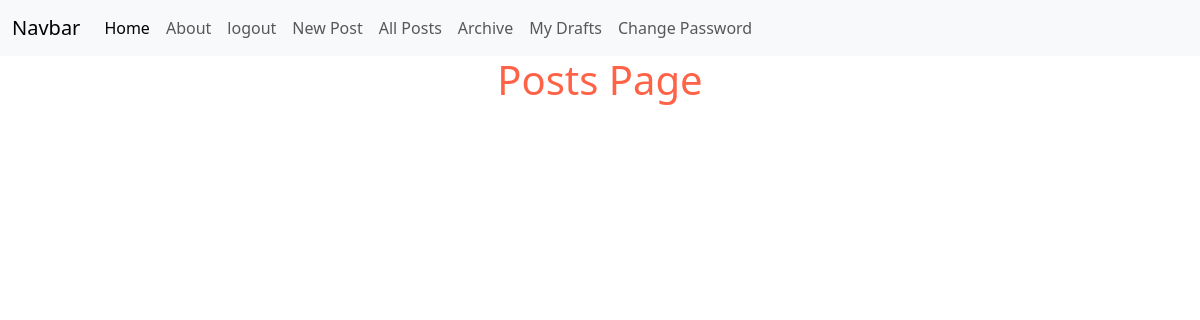
Page /posts/drafts/ (signed in) on the earlier database version.
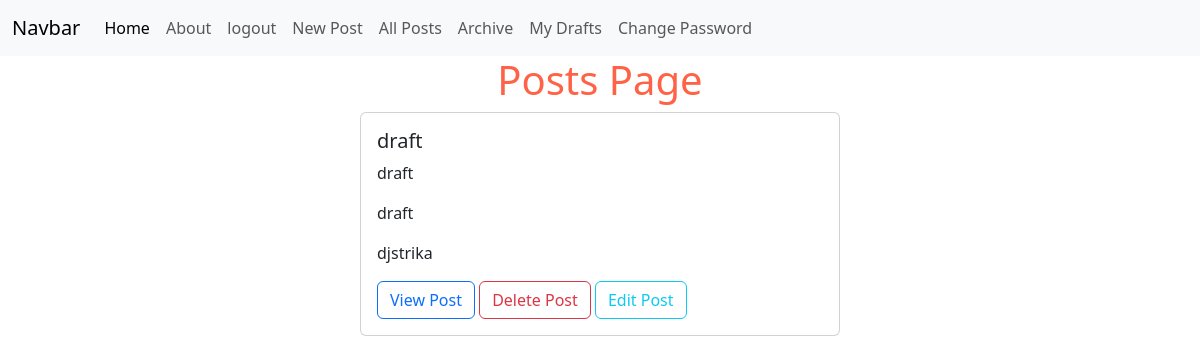
Same page on the later database version.
### posts/models.py (models this page shows, shortened)
class Post(models.Model):
    title = models.CharField(max_length=128)
    subtitle = models.CharField(max_length=256)
    body = models.TextField()
    author = models.ForeignKey(
        get_user_model(),
        on_delete=models.CASCADE
    )
    status = models.ForeignKey(
        Status,
        on_delete=models.CASCADE
    )
    created_on = models.DateTimeField(auto_now_add=True)

### posts/views.py (the view)
# urls.py: path("drafts/", views.DraftPostListView.as_view(), name="drafts"),
class DraftPostListView(ListView):
    template_name = "posts/list.html"
    model = Post
    def get_context_data(self, **kwargs):
        context = super().get_context_data(**kwargs)
        draft = Status.objects.get(name="draft")
        context["posts"] = (
            Post.objects
            .filter(status=draft)
            .filter(author=self.request.user)
            .order_by("created_on").reverse()
        )
        return context

### templates/posts/list.html (shortened to what this page needs)
{% extends 'base.html' %}
{% block content %}
<h1 class="text-center">Posts Page</h1>
{% for post in posts %}
<div class="card m-auto mb-3" style="width: 30rem;">
    <div class="card-body">
      <h5 class="card-title">{{ post.title }}</h5>
      <p class="card-text">{{ post.subtitle }}</p>
      <p class="card-text">{{ post.body }}</p>
      <p class="card-text">{{ post.author }}</p>
      <a href="{% url 'post_detail' post.id %}" class="btn btn-outline-primary">View Post</a>
      <a href="{% url 'delete' post.id %}" class="btn btn-outline-danger">Delete Post</a>
      <a href="{% url 'edit' post.id %}" class="btn btn-outline-info">Edit Post</a>
    </div>
</div>
{% endfor %}
{% endblock content %}

Differences in the rows shown:
added Post: title "draft", subtitle "draft", body "draft", author "djstrika"
